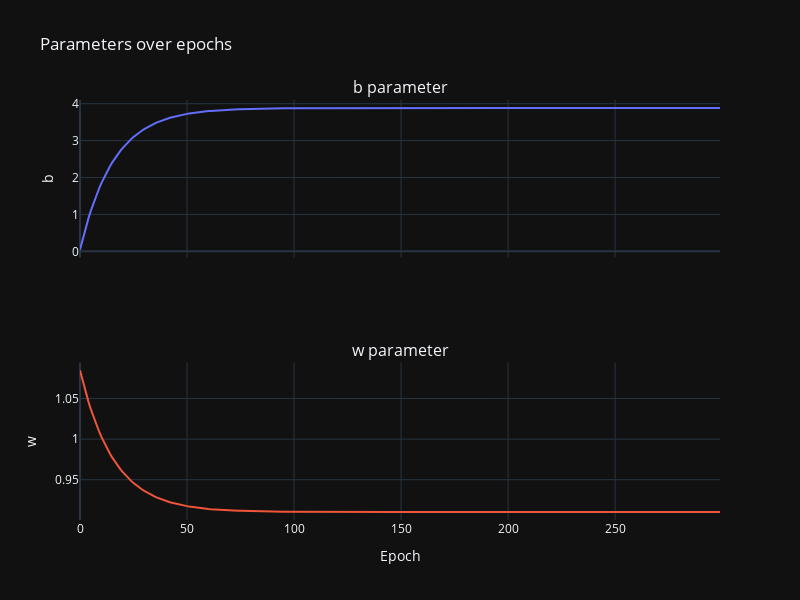

Notebook code for this chart:
### Code cell
import plotly.graph_objects as go
from plotly.subplots import make_subplots

epochs = np.arange(all_parameters_original.shape[0])  # 0, 1, 2, ..., N_epochs-1

fig = make_subplots(rows=2, cols=1, shared_xaxes=True,
                    subplot_titles=("b parameter", "w parameter"))

# plot b
fig.add_trace(
    go.Scatter(x=epochs, y=all_parameters_original[:, 0], mode="lines", name="b"),
    row=1, col=1
)

# plot w
fig.add_trace(
    go.Scatter(x=epochs, y=all_parameters_original[:, 1], mode="lines", name="w"),
    row=2, col=1
)

fig.update_xaxes(title_text="Epoch", row=2, col=1)
fig.update_yaxes(title_text="b", row=1, col=1)
fig.update_yaxes(title_text="w", row=2, col=1)

fig.update_layout(height=600, width=800,
                  title_text="Parameters over epochs",
                  showlegend=False)

fig.show()

### Figure 1 — Plotly figure (JSON) as saved in the notebook; plotly's stock layout.template omitted (floating-point values rounded to 4 significant figures; data arrays with more than 128 entries replaced by an {"elided": "..."} marker saying what was removed)
{"data": [{"mode": "lines", "name": "b", "x": {"elided": "300 int values"}, "y": {"elided": "300 float values"}, "type": "scatter", "xaxis": "x", "yaxis": "y"}, {"mode": "lines", "name": "w", "x": {"elided": "300 int values"}, "y": {"elided": "300 float values"}, "type": "scatter", "xaxis": "x2", "yaxis": "y2"}], "layout": {"xaxis": {"anchor": "y", "domain": [0.0, 1.0], "matches": "x2", "showticklabels": false}, "yaxis": {"anchor": "x", "domain": [0.625, 1.0], "title": {"text": "b"}}, "xaxis2": {"anchor": "y2", "domain": [0.0, 1.0], "title": {"text": "Epoch"}}, "yaxis2": {"anchor": "x2", "domain": [0.0, 0.375], "title": {"text": "w"}}, "annotations": [{"font": {"size": 16}, "showarrow": false, "text": "b parameter", "x": 0.5, "xanchor": "center", "xref": "paper", "y": 1.0, "yanchor": "bottom", "yref": "paper"}, {"font": {"size": 16}, "showarrow": false, "text": "w parameter", "x": 0.5, "xanchor": "center", "xref": "paper", "y": 0.375, "yanchor": "bottom", "yref": "paper"}], "title": {"text": "Parameters over epochs"}, "height": 600, "width": 800, "showlegend": false}}
